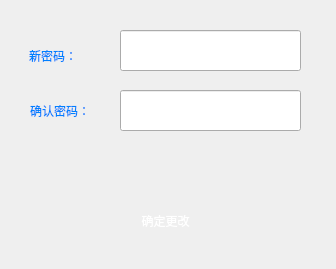
<?xml version="1.0" encoding="UTF-8"?>
<ui version="4.0">
 <class>UpdatePasswd</class>
 <widget class="QWidget" name="UpdatePasswd">
  <property name="geometry">
   <rect>
    <x>0</x>
    <y>0</y>
    <width>336</width>
    <height>269</height>
   </rect>
  </property>
  <property name="windowTitle">
   <string>Form</string>
  </property>
  <widget class="QLineEdit" name="le_newpass">
   <property name="geometry">
    <rect>
     <x>120</x>
     <y>30</y>
     <width>181</width>
     <height>41</height>
    </rect>
   </property>
  </widget>
  <widget class="QLineEdit" name="le_repass">
   <property name="geometry">
    <rect>
     <x>120</x>
     <y>90</y>
     <width>181</width>
     <height>41</height>
    </rect>
   </property>
  </widget>
  <widget class="QLabel" name="label">
   <property name="geometry">
    <rect>
     <x>29</x>
     <y>45</y>
     <width>71</width>
     <height>21</height>
    </rect>
   </property>
   <property name="styleSheet">
    <string notr="true">font: 75 16pt &quot;Hannotate SC&quot;;
color: rgb(0, 128, 255);</string>
   </property>
   <property name="text">
    <string>新密码：</string>
   </property>
  </widget>
  <widget class="QLabel" name="label_2">
   <property name="geometry">
    <rect>
     <x>30</x>
     <y>100</y>
     <width>81</width>
     <height>21</height>
    </rect>
   </property>
   <property name="styleSheet">
    <string notr="true">color: rgb(0, 128, 255);
font: 75 16pt &quot;Hannotate SC&quot;;</string>
   </property>
   <property name="text">
    <string>确认密码：</string>
   </property>
  </widget>
  <widget class="QPushButton" name="btn_update">
   <property name="geometry">
    <rect>
     <x>60</x>
     <y>190</y>
     <width>211</width>
     <height>61</height>
    </rect>
   </property>
   <property name="styleSheet">
    <string notr="true">color: rgb(255, 255, 255);
font: 16pt &quot;Hannotate SC&quot;;</string>
   </property>
   <property name="text">
    <string>确定更改</string>
   </property>
   <property name="flat">
    <bool>true</bool>
   </property>
  </widget>
 </widget>
 <resources/>
 <connections/>
</ui>
